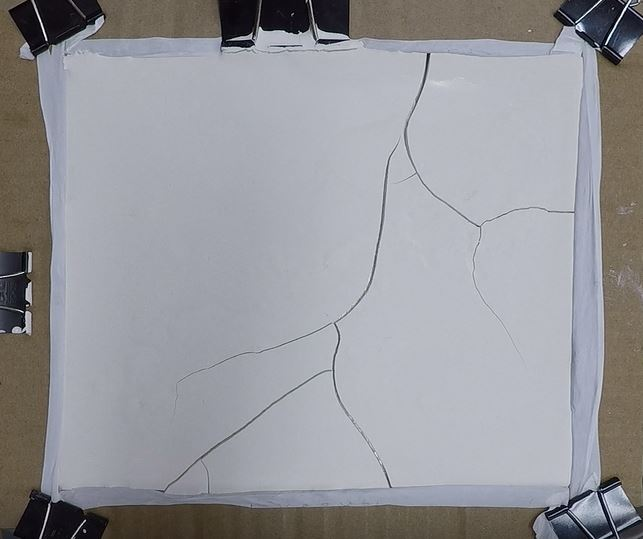
#> input picture code/Trial1.JPG, 643 x 539 px; its folder holds only this picture in this run
$ python -i check.py   (imports and definitions only)
#> lines starting #> are read from the running program, lines starting #| are printed output that depends on the picture
#!/usr/bin/env python

import numpy as np
import cv2

def nothing(x):
    pass

################################################

def image(name):
    #Reads the jpg image of the cracked material and changes the size to fit in the screen
#> called with name = 'Trial1.JPG'
    orig = cv2.resize((cv2.imread(name)), (800,800))
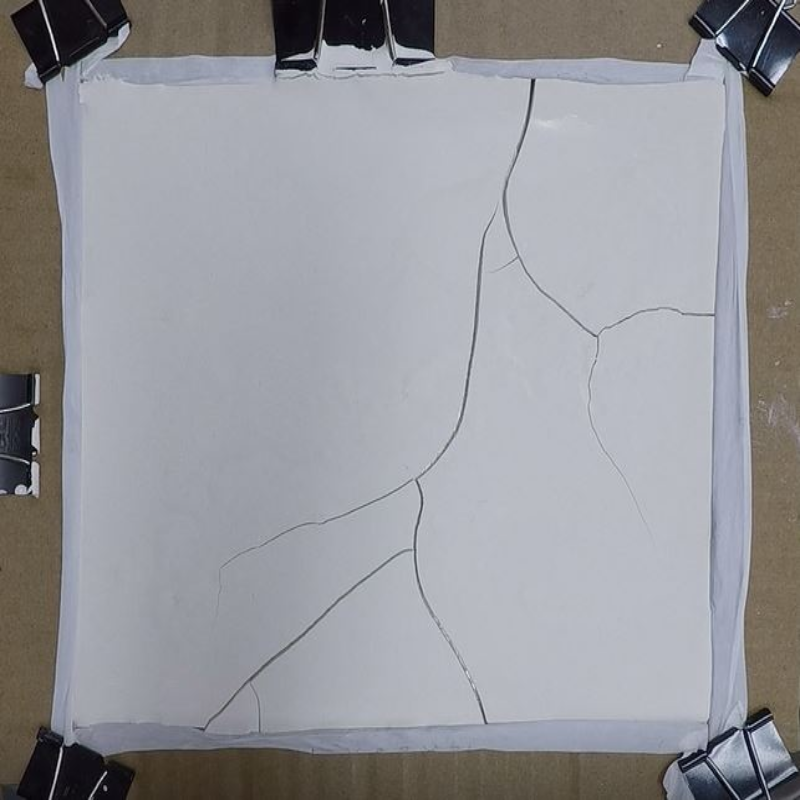
#> orig: shape (800, 800, 3); mean B, G, R 154.9, 150.5, 150

    #Reads the jpg image of the cracked material and makes the picture black and white
    img = cv2.imread(name, 0)
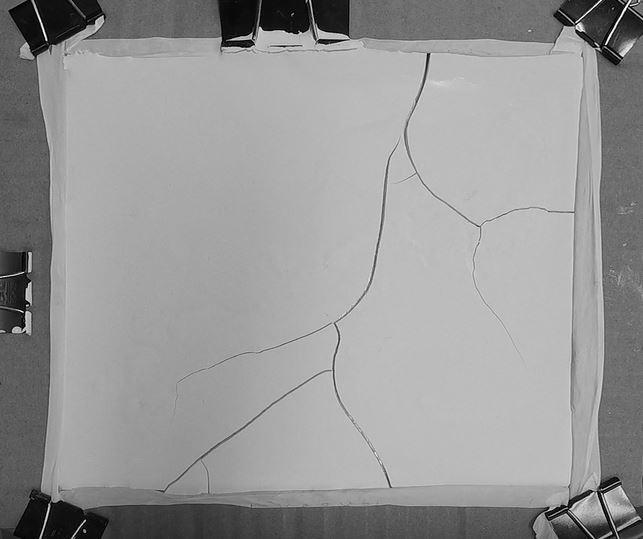
#> img: shape (539, 643); min 0, max 255, mean 150.9

    #Resizes the image to fit in the screen
    #img2 = cv2.resize(img, (800,800))
    img2 = img

    cv2.namedWindow('cropped')
    cv2.createTrackbar('X','cropped',0,500,nothing)
    cv2.createTrackbar('Y','cropped',0,500,nothing)
    cv2.createTrackbar('Is the image set?','cropped',0,1,nothing)

    edges = cv2.Canny(img2, 100, 200)
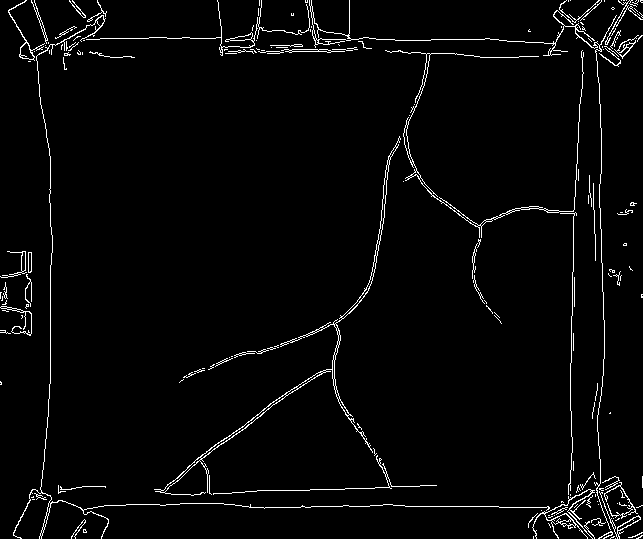
#> edges: shape (539, 643); 2.9% white in thin lines or dots

    #Resizes the image to the demensions that only include the image
    #cropped = edges[150:740, 80:760]
    cropped = img2


    while(1):
        cv2.imshow('cropped',cropped)
        k = cv2.waitKey(1) & 0xFF
#> (key Esc is pressed here)
        if k == 27:
            break

        x = cv2.getTrackbarPos('X','cropped')
        y = cv2.getTrackbarPos('Y','cropped')
        done = cv2.getTrackbarPos('Is the image set?','cropped')
        #Uses canny to only detect the edges
        #edeges = cv2.Canny(img2, 100, 300)
        edges = cv2.Canny(img2, x, y)

        #Resizes the image to the demensions that only include the image
        cropped = edges

        if done == 1:
            break

    cv2.imwrite("file.jpg", cropped)

###############################################
# [36 lines left out: functions pixels, display, not called in this run]

###############################################
#Main
filename = 'cracking.jpg'
#image(filename)

selection = False
roi = []

# [14 lines left out: function roi_selection, not called in this run]

image_read_path=filename
window_name='Input Image'
window_crop_name='Cropped Image'
esc_keycode=27
wait_time=1
# [44 lines not run here, left out]

>>> result = image('Trial1.JPG')

$ run again, on code/Trial17.JPG
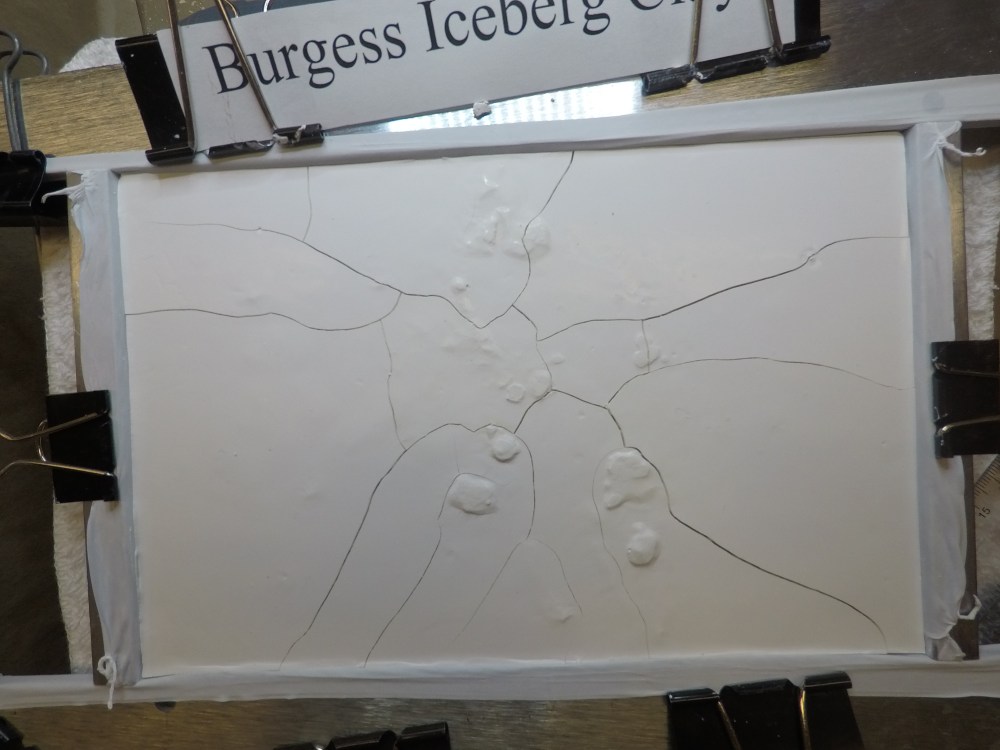
#> input picture code/Trial17.JPG, 4000 x 3000 px (shown at 1/4 size)
#> in image, `orig = cv2.resize((cv2.imread(name)), (800,800))`:
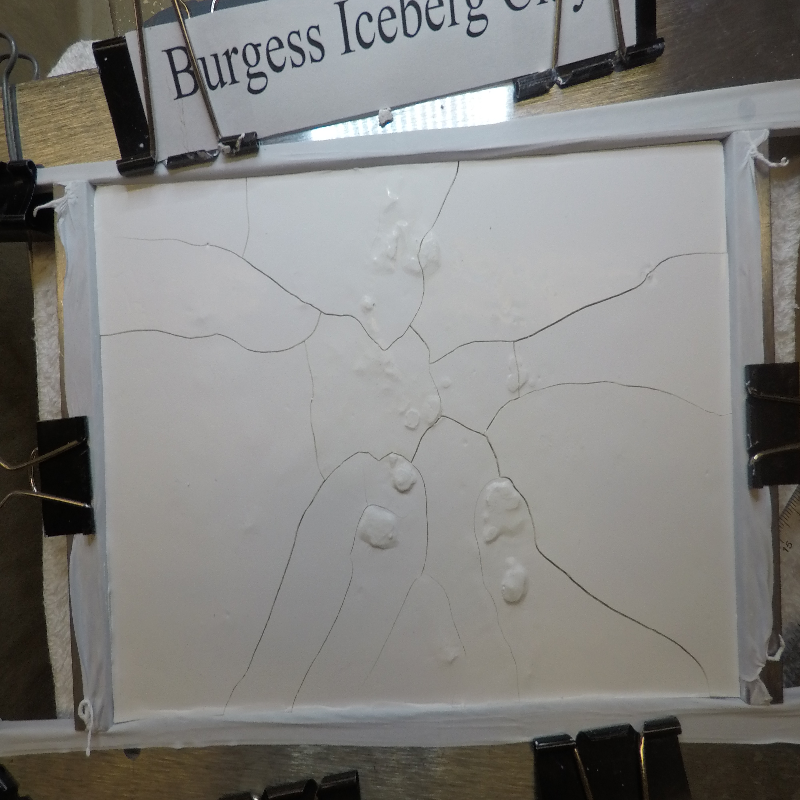
#> orig: shape (800, 800, 3); mean B, G, R 127.8, 130.3, 131.2
#> in image, `edges = cv2.Canny(img2, 100, 200)`:
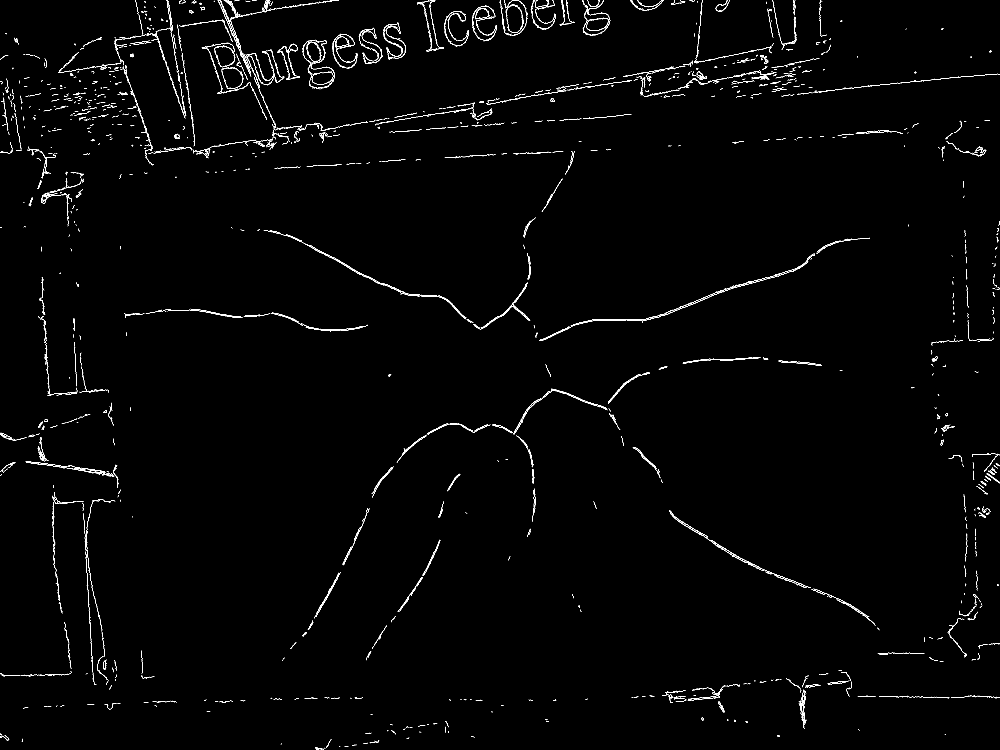
#> edges: shape (3000, 4000) (shown at 1/4 size); 0.71% white in thin lines or dots

$ run again, on code/Trial24.JPG
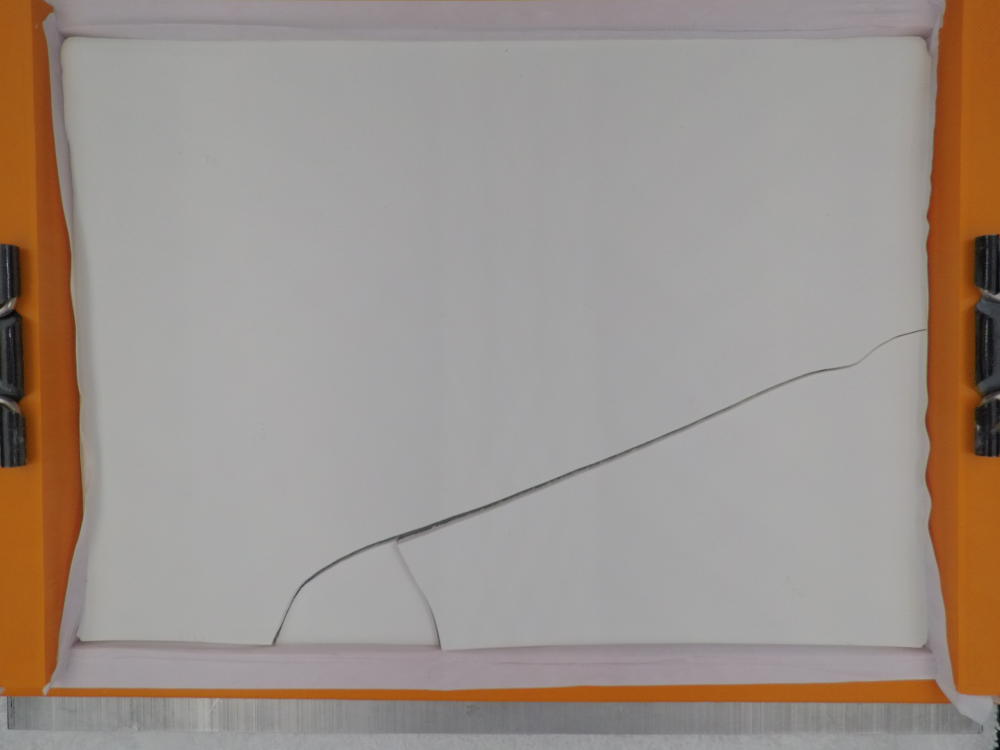
#> input picture code/Trial24.JPG, 4000 x 3000 px (shown at 1/4 size)
#> in image, `orig = cv2.resize((cv2.imread(name)), (800,800))`:
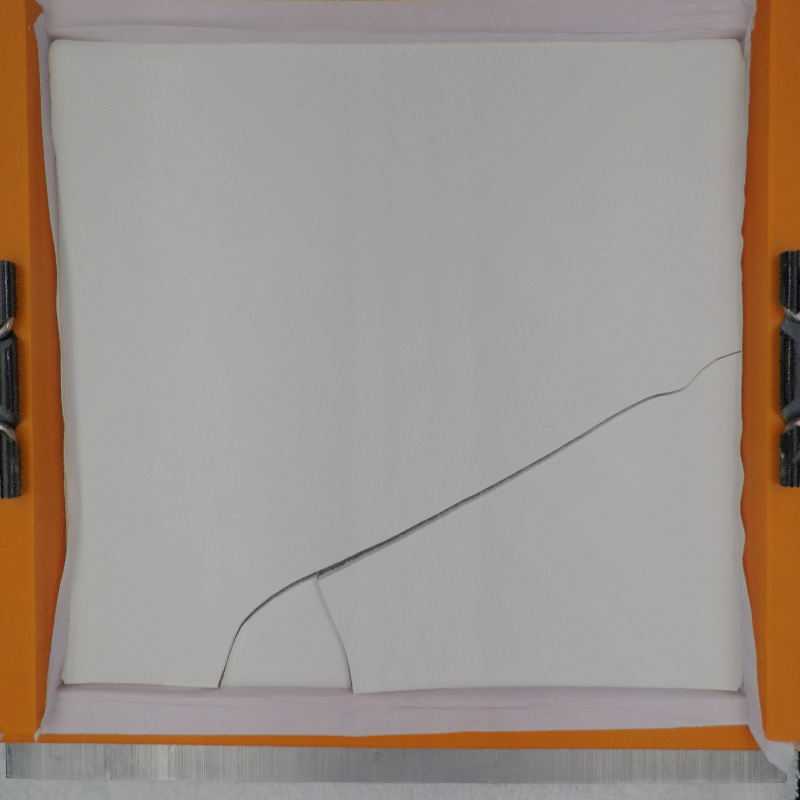
#> orig: shape (800, 800, 3); mean B, G, R 139.3, 146.6, 157.2
#> in image, `edges = cv2.Canny(img2, 100, 200)`:
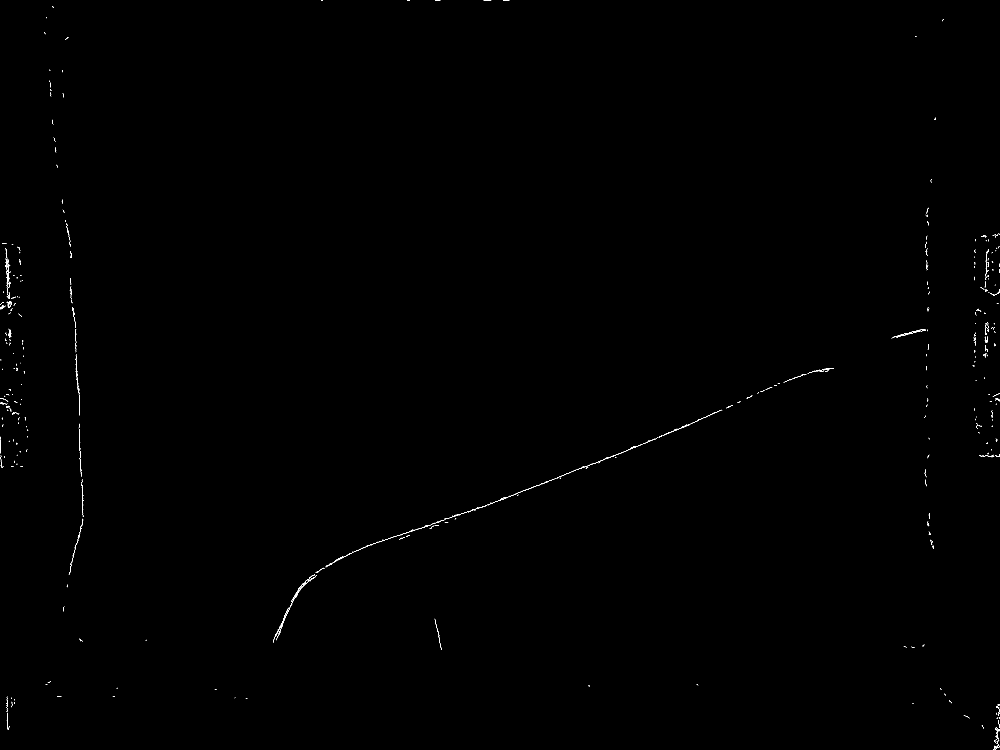
#> edges: shape (3000, 4000) (shown at 1/4 size); 0.1% white in thin lines or dots
